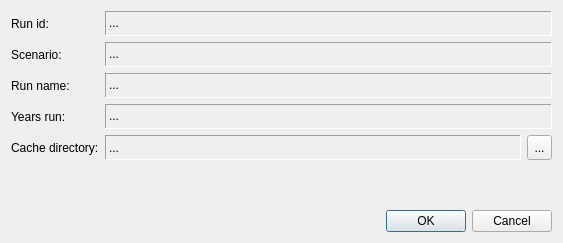
<ui version="4.0" >
 <class>dlgGetRunInfo</class>
 <widget class="QDialog" name="dlgGetRunInfo" >
  <property name="geometry" >
   <rect>
    <x>0</x>
    <y>0</y>
    <width>563</width>
    <height>243</height>
   </rect>
  </property>
  <property name="sizePolicy" >
   <sizepolicy vsizetype="MinimumExpanding" hsizetype="Preferred" >
    <horstretch>0</horstretch>
    <verstretch>0</verstretch>
   </sizepolicy>
  </property>
  <property name="windowTitle" >
   <string>Details for simulation run</string>
  </property>
  <layout class="QVBoxLayout" name="verticalLayout" >
   <item>
    <layout class="QHBoxLayout" name="horizontalLayout_7" >
     <property name="margin" >
      <number>0</number>
     </property>
     <item>
      <widget class="QFrame" name="frame" >
       <property name="sizePolicy" >
        <sizepolicy vsizetype="Preferred" hsizetype="MinimumExpanding" >
         <horstretch>0</horstretch>
         <verstretch>0</verstretch>
        </sizepolicy>
       </property>
       <property name="minimumSize" >
        <size>
         <width>450</width>
         <height>0</height>
        </size>
       </property>
       <property name="frameShadow" >
        <enum>QFrame::Raised</enum>
       </property>
       <layout class="QGridLayout" name="gridLayout" >
        <property name="margin" >
         <number>0</number>
        </property>
        <item row="0" column="0" >
         <widget class="QLabel" name="label_5" >
          <property name="text" >
           <string>Run id:</string>
          </property>
         </widget>
        </item>
        <item row="0" column="1" >
         <widget class="QLabel" name="lblRunId" >
          <property name="sizePolicy" >
           <sizepolicy vsizetype="Preferred" hsizetype="MinimumExpanding" >
            <horstretch>0</horstretch>
            <verstretch>0</verstretch>
           </sizepolicy>
          </property>
          <property name="minimumSize" >
           <size>
            <width>250</width>
            <height>25</height>
           </size>
          </property>
          <property name="autoFillBackground" >
           <bool>false</bool>
          </property>
          <property name="frameShape" >
           <enum>QFrame::Panel</enum>
          </property>
          <property name="frameShadow" >
           <enum>QFrame::Sunken</enum>
          </property>
          <property name="text" >
           <string>...</string>
          </property>
          <property name="textFormat" >
           <enum>Qt::PlainText</enum>
          </property>
          <property name="textInteractionFlags" >
           <set>Qt::LinksAccessibleByMouse|Qt::TextSelectableByMouse</set>
          </property>
         </widget>
        </item>
        <item row="1" column="0" >
         <widget class="QLabel" name="label_4" >
          <property name="text" >
           <string>Scenario:</string>
          </property>
         </widget>
        </item>
        <item row="1" column="1" >
         <widget class="QLabel" name="lblScenario_name" >
          <property name="sizePolicy" >
           <sizepolicy vsizetype="Preferred" hsizetype="Expanding" >
            <horstretch>0</horstretch>
            <verstretch>0</verstretch>
           </sizepolicy>
          </property>
          <property name="minimumSize" >
           <size>
            <width>0</width>
            <height>25</height>
           </size>
          </property>
          <property name="autoFillBackground" >
           <bool>false</bool>
          </property>
          <property name="frameShape" >
           <enum>QFrame::Panel</enum>
          </property>
          <property name="frameShadow" >
           <enum>QFrame::Sunken</enum>
          </property>
          <property name="text" >
           <string>...</string>
          </property>
          <property name="textFormat" >
           <enum>Qt::PlainText</enum>
          </property>
          <property name="textInteractionFlags" >
           <set>Qt::LinksAccessibleByMouse|Qt::TextSelectableByMouse</set>
          </property>
         </widget>
        </item>
        <item row="2" column="0" >
         <widget class="QLabel" name="label" >
          <property name="text" >
           <string>Run name:</string>
          </property>
         </widget>
        </item>
        <item row="2" column="1" >
         <widget class="QLabel" name="lblRun_name" >
          <property name="sizePolicy" >
           <sizepolicy vsizetype="Preferred" hsizetype="Expanding" >
            <horstretch>0</horstretch>
            <verstretch>0</verstretch>
           </sizepolicy>
          </property>
          <property name="minimumSize" >
           <size>
            <width>0</width>
            <height>25</height>
           </size>
          </property>
          <property name="autoFillBackground" >
           <bool>false</bool>
          </property>
          <property name="frameShape" >
           <enum>QFrame::Panel</enum>
          </property>
          <property name="frameShadow" >
           <enum>QFrame::Sunken</enum>
          </property>
          <property name="text" >
           <string>...</string>
          </property>
          <property name="textFormat" >
           <enum>Qt::PlainText</enum>
          </property>
          <property name="wordWrap" >
           <bool>true</bool>
          </property>
          <property name="textInteractionFlags" >
           <set>Qt::LinksAccessibleByMouse|Qt::TextSelectableByMouse</set>
          </property>
         </widget>
        </item>
        <item row="3" column="0" >
         <widget class="QLabel" name="label_2" >
          <property name="text" >
           <string>Years run:</string>
          </property>
         </widget>
        </item>
        <item row="3" column="1" >
         <widget class="QLabel" name="lblYears_run" >
          <property name="sizePolicy" >
           <sizepolicy vsizetype="Preferred" hsizetype="Expanding" >
            <horstretch>0</horstretch>
            <verstretch>0</verstretch>
           </sizepolicy>
          </property>
          <property name="minimumSize" >
           <size>
            <width>0</width>
            <height>25</height>
           </size>
          </property>
          <property name="autoFillBackground" >
           <bool>false</bool>
          </property>
          <property name="frameShape" >
           <enum>QFrame::Panel</enum>
          </property>
          <property name="frameShadow" >
           <enum>QFrame::Sunken</enum>
          </property>
          <property name="text" >
           <string>...</string>
          </property>
          <property name="textFormat" >
           <enum>Qt::PlainText</enum>
          </property>
          <property name="textInteractionFlags" >
           <set>Qt::LinksAccessibleByMouse|Qt::TextSelectableByMouse</set>
          </property>
         </widget>
        </item>
        <item row="4" column="0" >
         <widget class="QLabel" name="label_3" >
          <property name="text" >
           <string>Cache directory:</string>
          </property>
         </widget>
        </item>
        <item row="5" column="0" >
         <spacer name="verticalSpacer" >
          <property name="orientation" >
           <enum>Qt::Vertical</enum>
          </property>
          <property name="sizeHint" stdset="0" >
           <size>
            <width>20</width>
            <height>0</height>
           </size>
          </property>
         </spacer>
        </item>
        <item row="4" column="1" >
         <layout class="QHBoxLayout" name="horizontalLayout_5" >
          <item>
           <widget class="QLabel" name="lblCache_directory" >
            <property name="minimumSize" >
             <size>
              <width>0</width>
              <height>25</height>
             </size>
            </property>
            <property name="autoFillBackground" >
             <bool>false</bool>
            </property>
            <property name="frameShape" >
             <enum>QFrame::Panel</enum>
            </property>
            <property name="frameShadow" >
             <enum>QFrame::Sunken</enum>
            </property>
            <property name="text" >
             <string>...</string>
            </property>
            <property name="wordWrap" >
             <bool>true</bool>
            </property>
           </widget>
          </item>
          <item>
           <widget class="QToolButton" name="tb_select_cachedir" >
            <property name="minimumSize" >
             <size>
              <width>25</width>
              <height>25</height>
             </size>
            </property>
            <property name="text" >
             <string>...</string>
            </property>
           </widget>
          </item>
         </layout>
        </item>
       </layout>
      </widget>
     </item>
    </layout>
   </item>
   <item>
    <widget class="QDialogButtonBox" name="buttonBox" >
     <property name="standardButtons" >
      <set>QDialogButtonBox::Cancel|QDialogButtonBox::Ok</set>
     </property>
    </widget>
   </item>
  </layout>
 </widget>
 <resources/>
 <connections/>
</ui>
